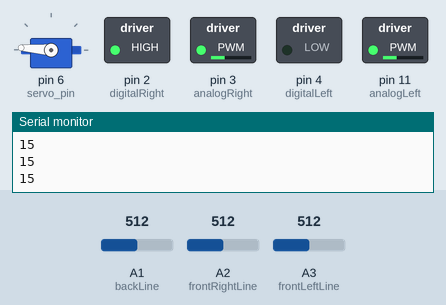
This sketch was run on a simulated Arduino Uno, built with avr-gcc and run on an emulated ATmega328P. Parts: servo, switched loads named in the sketch (green lamp = pin HIGH), the last lines printed to the serial monitor. Dashed ring = blinking. Inputs (shaded band) come from the test bench; at power-on: A1 (backLine) = 512, A2 (frontRightLine) = 512, A3 (frontLeftLine) = 512. Random numbers use the default seed unless the sketch sets one.

Above: at 1.3 s.
1.4 s: A1 (backLine) set to 430
At 1.68 s:
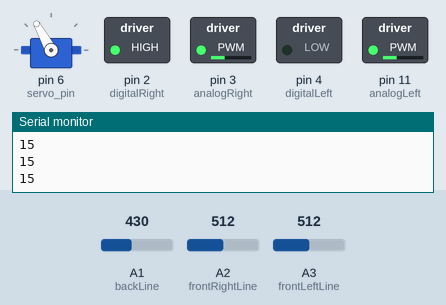
4.4 s: A1 (backLine) set to 401
At 6.2 s:
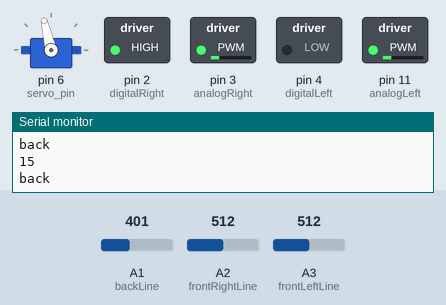
7.4 s: A1 (backLine) set to 511
At 7.58 s:
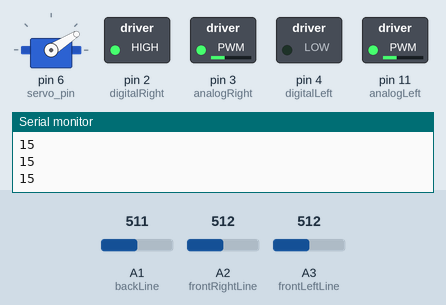
10.4 s: A2 (frontRightLine) set to 422
13.4 s: A2 (frontRightLine) set to 404
At 14.3 s:
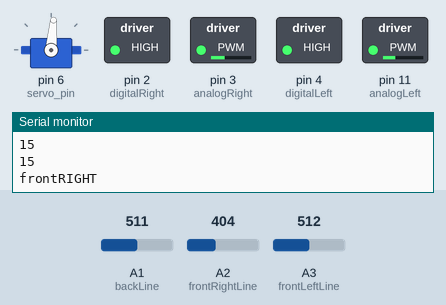
16.4 s: A3 (frontLeftLine) set to 429
19.4 s: A3 (frontLeftLine) set to 404
Timing chart, 0 to 25.0 s (numbered marks = the images above; inputs shaded):
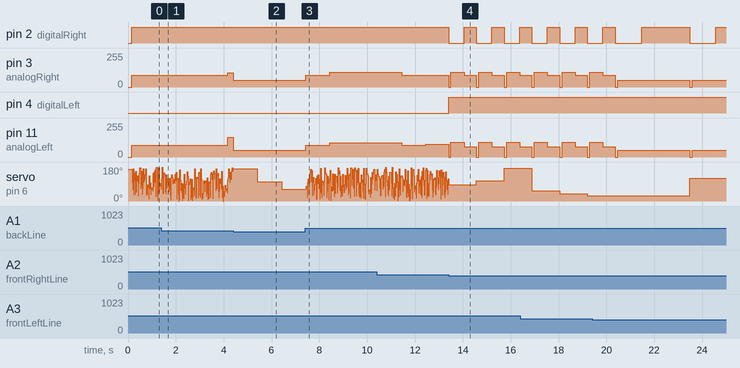

The sketch:

motor_testing.ino
```cpp
  #include<Servo.h> //including the servo library
  //////////////////////////////////////
  Servo laser_servo; //initializing the servo for the laser
  //////////////////////////////////////

  //////////////////////////////////////
  //some constants here
  #define EDGE_THRESHOLD 100
  #define STANDARD_SPEED 87
  #define SLOW_SPEED 52
  #define FAST_SPEED 130
  #define LASER_THRESHOLD 25
  #define MAX_SPEED 180
  int testPin = 0;
  //////////////////////////////////////

  //////////////////////////////////////
  //these 4 pins relate to the h bridges for the drive motors
  //left is the upper H bridge
  int analogLeft = 11; //PWM out
  int digitalLeft = 4; // Digital out
  int analogRight = 3; //PWM out (recently switched due to defection with arduino 3 pin
  int digitalRight = 2; //Digital out
  //////////////////////////////////////

  //////////////////////////////////////
  //servo stuff
  int servo_pos = 0; // the servo position for the lasers
  int servo_pin = 6; //PWM out
  //////////////////////////////////////

  //////////////////////////////////////
  //Pins for edge detection
  int frontLeftLine = A3; //Analog in
  int frontRightLine = A2; //Analog in
  int backLine = A1; //Analog in
  //////////////////////////////////////

  //////////////////////////////////////
  //laser values
  //left
  int leftLaserPin = A4 ; //Analog in for the left phototransistor
  int leftLaserValue = 0; //Analog value of the left phototransistor
  int leftLaserBase=0;
  //right
  int rightLaserPin = A5; //Analog in for the right phototransistor
  int rightLaserValue = 0; //Analog value of the right phototransistor
  int rightLaserBase=0;
  //////////////////////////////////////

  //////////////////////////////////////
  //logic values
  short detectionSide = -1; //detectionSide can be either 0, 1, or 2.  -1 if we haven't seen it
  //If it is 0, then we have last seen the cup on the left.
  //if it is 1 we have last seen it in the middle
  //If it is 2 then we have last seen it on the right
  bool isDetected = 0; //isDetected sees if we are currently looking at the cup
  short edgeSide = -1; //edgeSide can be either 0, 1, 2, or 3
  //If it is 0, then it is on the back
  //If it is 1, then it is on the left
  //If it is 2, then it is on the right
  //If it is 3, then it is on both front ones
  bool edgeDetected =0; //edgeDetected purely is whether or not we think we're on an edge.
  int frontLeftBase =0; //frontLeftBase is our base threshold for the line detection we find in setup left
  //same for right and back
  int frontRightBase =0;
  int backBase =0;
  ///////////////////////////////////////

  ///////////////////////////////////////
  //random detection stuff
  long leftRandom=0;
  long rightRandom=0;
  bool timeToTurn = false; //basically this says whether or not we are going to turn at the next millis() check
  long oldTime = 0;

  ///////////////////////////////////////
void setup() {
  // put your setup code here, to run once:
  //initializing pin modes
  pinMode(testPin, OUTPUT);
  pinMode(analogLeft, OUTPUT);
  pinMode(digitalLeft, OUTPUT);
  pinMode(analogRight, OUTPUT);
  pinMode(digitalRight, OUTPUT);
  pinMode(frontLeftLine, INPUT);
  pinMode(frontRightLine, INPUT);
  pinMode(backLine, INPUT);
  pinMode(leftLaserPin, INPUT);
  pinMode(rightLaserPin, INPUT);

  frontLeftBase=analogRead(frontLeftLine);
  delay(50);
  frontLeftBase=(frontLeftBase+analogRead(frontLeftLine))/2;
  frontRightBase = analogRead(frontRightLine);
  delay(50);
  frontRightBase = (frontRightBase+analogRead(frontRightLine))/2;
  backBase = analogRead(backLine);
  delay(50);
  backBase = (backBase+analogRead(backLine))/2;


  leftLaserBase/=25;
  rightLaserBase/=25;
  //basically creating the edgeBase as the initialitization of the first two values
  laser_servo.attach(servo_pin); //attaching the servo
  Serial.begin(9600); //allowing serial communication
  //Now we wait for 4 seconds  JK ITS OUT
  setMotors(STANDARD_SPEED, 1, STANDARD_SPEED,1);
  oldTime=millis();
  //AND We are gonna go go go go go
}

void loop() {
 // setMotors(MAX_SPEED-10, 1, MAX_SPEED, 1);
  //delay(1800);
  searchForCup();
  laser_servo.write(random(0,180));
  Serial.println(A1);
  //delay(500);
  nearTheEdge();
  //if we are avoid it
 if (edgeDetected){
   avoidEdge();
  }
  //if we detect the cup

//
  else{
    searchForCup();
  }
  //moving the servo
 // servo_pos ++;
  //laser_servo.write(90); //telling the servo to move to 100 degrees
 // setMotors(STANDARD_SPEED, 1, STANDARD_SPEED, 1);
 //we want to search for the cup here
  delay(10);

}
//setMotors() sets the motors to the corresponding values and directions.
//leftSpeed, leftDirection, rightSpeed, rightDirection is pretty self explanatory
//speed values go from 0-255
//direction values are 1 for forward -1 for backward (HIGH, LOW)
void setMotors(int leftSpeed, int leftDirection, int rightSpeed, int rightDirection){
  //sets associated motors with parameters
  analogWrite(analogLeft, leftSpeed);
  analogWrite(analogRight, rightSpeed);
  if(leftDirection==1){
    digitalWrite(digitalLeft, LOW);
  }
  else{
    digitalWrite(digitalLeft, HIGH);
  }
  if (rightDirection==1){
    digitalWrite(digitalRight, HIGH);
  }
  else{
    digitalWrite(digitalRight, LOW);
  }
}


//nearTheEdge() checks to see if our robot is near the edge of the table
void nearTheEdge(){
  bool not_detected=true;

  if ((frontLeftBase-analogRead(frontLeftLine)>EDGE_THRESHOLD)&&(frontRightBase-analogRead(frontRightLine)>EDGE_THRESHOLD)){
    edgeSide=3;
    edgeDetected=true;
    not_detected=false;
    Serial.println("IN THE FRONT");
  }
  //if the front left sees black set edgeSide to 1
  else if (frontLeftBase-analogRead(frontLeftLine)>EDGE_THRESHOLD){
    edgeSide=1;
    edgeDetected=true;
    Serial.println("frontLEFT");
    not_detected=false;
  }
  //if the front right sees black set edgeSide to 2
  else  if (frontRightBase-analogRead(frontRightLine)>EDGE_THRESHOLD){
    edgeSide=2;
    edgeDetected=true;
    Serial.println("frontRIGHT");
    not_detected=false;
  }
  //if the front right seees black set edgeSide to 0
    if (backBase-analogRead(backLine)>(EDGE_THRESHOLD)){
    edgeSide=0;
    edgeDetected=true;
    Serial.println("back");
    not_detected=false;
  }
  //if we are on white set edgeSide to -1 and set edgeDetected to False
  if (not_detected){
    edgeDetected=false;
    edgeSide=-1;
  }
}
//avoidEdge() is a function that if we are currently detecting the edge avoids the edge
void avoidEdge(){
  //if edge is right in front
  if (edgeSide==3){
    //TODO: ADD turnAround() function
    //for now this is gonna just back up with both motors for like 1 second then one motor
    setMotors(0,-1,0,-1);
    delay(100);
    setMotors(SLOW_SPEED, -1, SLOW_SPEED, -1);
    //delay a second
    delay(1000);
    //basically then have the left go backwards and the right go forwards
    setMotors(SLOW_SPEED, -1, SLOW_SPEED, 1);
    //wait 2 seconds
    delay(2000);
  }
  //if edge is to the right
  else if (edgeSide==2){
    setMotors(0, -1, 0,-1);
    delay(100);
    //set the right one to faster than the left one slightly
    setMotors(STANDARD_SPEED+25, -1, STANDARD_SPEED+25, -1);
    //wait 550 milli second
    delay(550);
    //now we turn using the right wheel as our pivot
    setMotors(SLOW_SPEED+25, -1, STANDARD_SPEED, 1);
    delay(500);
  }
  //if edge is to the left
  else if (edgeSide==1){
    //vice versa of above
    setMotors(0,-1,0,-1);
    delay(100);
    setMotors(STANDARD_SPEED+25, -1, STANDARD_SPEED+25, -1);
    //wait 550 mili second
    delay(550);
    setMotors(STANDARD_SPEED, 1, SLOW_SPEED+25, -1);
    delay(500);
  }
  //it really shouldn't get to the back but whatever i'll take care of it
  else if (edgeSide==0){
    //basically just go forward at slow speed for a second
    setMotors(SLOW_SPEED, 1, SLOW_SPEED, 1);
    //the second delay
    delay(1000);
  }
  else{
    Serial.println("Why did we call this function.... there is no edge");
  }
}
//detectCup() at the end of the day looks for cup
void detectCup(){
     //acquire laser values
     leftLaserValue = analogRead(leftLaserPin);
     rightLaserValue = analogRead(rightLaserPin);
    /* if((leftLaserValue-leftLaserBase > LASER_THRESHOLD) && (rightLaserValue-rightLaserBase > LASER_THRESHOLD)){
        //this case means that we are locked on
        isDetected=true;
        detectionSide=1;
     }
     //its only on the left
     else if(leftLaserValue-leftLaserBase > LASER_THRESHOLD){
        isDetected=true;
        detectionSide=0;
     }
     //its only on the right
     else if(rightLaserValue-rightLaserBase > LASER_THRESHOLD){
        isDetected=true;
        detectionSide=2;
     }
     //we didnt find it
     else{
        isDetected=false;
     }
     */
     if (leftLaserValue || rightLaserValue){
      isDetected=true;
      detectionSide=1;
     }
}
//attackCup() determines where to go if we are hitting the cup
void attackCup(){
  //if we are in the middle locked on
  if(detectionSide==1){
    //if we are in the middle simply go faster and ATTACK
    setMotors(FAST_SPEED, 1, FAST_SPEED, 1);
  }
  //if we are on the left only but we still detect it
  //lets go at slightly off standard speed slightly left (motor on right is faster)
  else if(detectionSide==0){
    setMotors(STANDARD_SPEED-10, 1, STANDARD_SPEED+10, 1);
  }
  //we are looking on the right
  else{
   setMotors(STANDARD_SPEED+10, 1, STANDARD_SPEED-10, 1);
  }

}
//searchForCup() determines where to go when we dont see the cup
void searchForCup(){
  bool turn=false;
  detectionSide=random(0,4);
  if(timeToTurn){
    if ((millis()-oldTime)>1000)
    {
      turn=true;
      timeToTurn=false;
      oldTime=millis();
    }
  }
  else{
    if((millis()-oldTime)>3000){
     setMotors(STANDARD_SPEED,1,STANDARD_SPEED,1);
     timeToTurn=true;
     oldTime=millis();
    }
  }
  if (turn){
    //basically need to do some weirder stuff here with random etc.
    //if we have last scene in the middle, have it balanced out randomly
    //We will turn for 500 milliseconds, then turn on for 2 seconds
    if(detectionSide==1){
      leftRandom=random(0,45); //random number between 0 and 26
      rightRandom=random(0,45); //same thing
      setMotors(STANDARD_SPEED-23+leftRandom, 1, STANDARD_SPEED-23+rightRandom, 1);
    }
    //if it was last scene on the left lets skew this value to the left mildly heavily
    else if (detectionSide==0){
      leftRandom=random(0,45); //same random numbers
      rightRandom=random(0,45);
      //however here insteadw of having the same offset, the left is going to skew on average 13 higher than the right
      setMotors(STANDARD_SPEED+23+leftRandom, 1, STANDARD_SPEED+rightRandom, 1);
    }
    //same thing on the right
    else if (detectionSide==2){
      setMotors(STANDARD_SPEED, -1, STANDARD_SPEED, -1);
    }
    else{
      leftRandom = random(0,30);
      rightRandom=random(0,30); //at this point i should have just made one set of this...
      //same as above but with swithced left/right
      setMotors(STANDARD_SPEED+leftRandom, 1, STANDARD_SPEED+15+rightRandom, 1);
    }
  }
  //if we aren't turning then we just go straight

}
```

Measured:
- the behaviour switches between 412 and 411 on A1 (backLine) (found by bisection; images 1 and 2)
- the behaviour switches between 412 and 411 on A2 (frontRightLine) (found by bisection; images 3 and 4)
- after the input at 7.4 s, pin 3 (analogRight): 52/255 → 87/255 at once, → 109/255 1.0 s later; pin 11 (analogLeft): 52/255 → 87/255 at once, → 108/255 1.0 s later
- after the input at 13.4 s, pin 2 (digitalRight): alternates HIGH for 0.51 s and LOW for 0.65 s, starting at once; pin 4 (digitalLeft): LOW → HIGH at once
